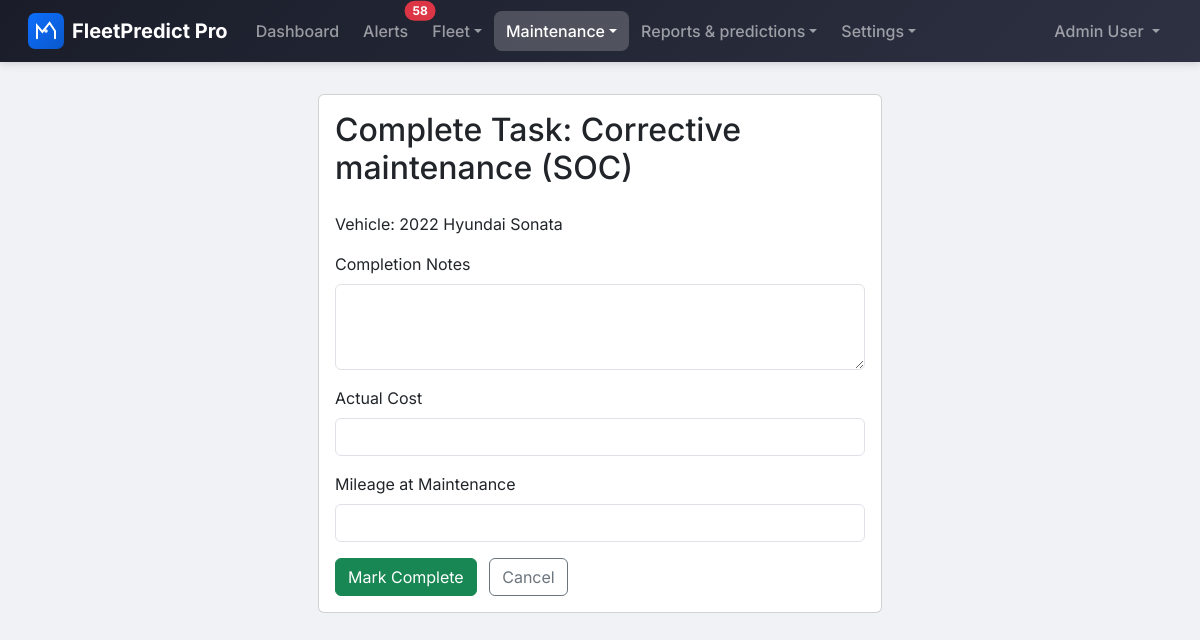
/maintenance/1/complete/ (signed in), run on the app's committed database.
### apps/users/models.py (models this page shows, shortened)
class User(AbstractBaseUser, PermissionsMixin):
    class Role(models.TextChoices):
        ADMINISTRATOR = 'administrator', 'Administrator'
        FLEET_MANAGER = 'fleet_manager', 'Fleet Manager'
        MECHANIC = 'mechanic', 'Mechanic'
        DRIVER = 'driver', 'Driver'
    email = models.EmailField(unique=True)
    first_name = models.CharField(max_length=150)
    last_name = models.CharField(max_length=150)
    role = models.CharField(
        max_length=20,
        choices=Role.choices,
        default=Role.DRIVER
    )
    is_active = models.BooleanField(default=True)
    is_staff = models.BooleanField(default=False)
    date_joined = models.DateTimeField(default=timezone.now)
    last_login = models.DateTimeField(null=True, blank=True)
    objects = UserManager()
    USERNAME_FIELD = 'email'
    REQUIRED_FIELDS = ['first_name', 'last_name']
    class Meta:
        verbose_name = 'User'
        verbose_name_plural = 'Users'
        ordering = ['-date_joined']
    def get_full_name(self):
        return f'{self.first_name} {self.last_name}'.strip()
    @property
    def is_driver(self):
        return self.role == self.Role.DRIVER
    def can_manage_vehicles(self):
        return self.role in [self.Role.ADMINISTRATOR, self.Role.FLEET_MANAGER]
    def can_manage_maintenance(self):
        return self.role in [
            self.Role.ADMINISTRATOR,
            self.Role.FLEET_MANAGER,
            self.Role.MECHANIC
        ]
    def can_view_reports(self):
        return self.role in [self.Role.ADMINISTRATOR, self.Role.FLEET_MANAGER]
    def can_manage_platform(self):
        return self.role == self.Role.ADMINISTRATOR

### apps/maintenance/models.py (models this page shows, shortened)
class MaintenanceTask(models.Model):
    class Type(models.TextChoices):
        PREVENTIVE = 'preventive', 'Preventive'
        CORRECTIVE = 'corrective', 'Corrective'
        INSPECTION = 'inspection', 'Inspection'
        EMERGENCY = 'emergency', 'Emergency'
    class Status(models.TextChoices):
        SCHEDULED = 'scheduled', 'Scheduled'
        IN_PROGRESS = 'in_progress', 'In Progress'
        COMPLETED = 'completed', 'Completed'
        CANCELLED = 'cancelled', 'Cancelled'
        OVERDUE = 'overdue', 'Overdue'
    class Priority(models.TextChoices):
        LOW = 'low', 'Low'
        MEDIUM = 'medium', 'Medium'
        HIGH = 'high', 'High'
        CRITICAL = 'critical', 'Critical'
    vehicle = models.ForeignKey(
        'vehicles.Vehicle',
        on_delete=models.CASCADE,
        related_name='maintenance_tasks'
    )
    assignee = models.ForeignKey(
        settings.AUTH_USER_MODEL,
        on_delete=models.SET_NULL,
        null=True,
        blank=True,
        related_name='assigned_tasks'
    )
    created_by = models.ForeignKey(
        settings.AUTH_USER_MODEL,
        on_delete=models.SET_NULL,
        null=True,
        related_name='created_tasks'
    )
    title = models.CharField(max_length=200)
    description = models.TextField(blank=True)
    maintenance_type = models.CharField(
        max_length=20,
        choices=Type.choices,
        default=Type.PREVENTIVE
    )
    scheduled_date = models.DateField()
    estimated_duration = models.PositiveIntegerField(
        null=True,
        blank=True,
        help_text='Estimated duration in minutes'
    )
    status = models.CharField(
        max_length=20,
        choices=Status.choices,
        default=Status.SCHEDULED
    )
    priority = models.CharField(
        max_length=20,
        choices=Priority.choices,
        default=Priority.MEDIUM
    )
    completion_date = models.DateField(null=True, blank=True)
    completion_notes = models.TextField(blank=True)
    estimated_cost = models.DecimalField(
        max_digits=10,
        decimal_places=2,
        null=True,
        blank=True
    )
    actual_cost = models.DecimalField(
        max_digits=10,
        decimal_places=2,
        null=True,
        blank=True
    )
    mileage_at_maintenance = models.PositiveIntegerField(
        null=True,
        blank=True,
        help_text='Vehicle mileage when maintenance was performed'
    )
    created_at = models.DateTimeField(auto_now_add=True)
    updated_at = models.DateTimeField(auto_now=True)
    class Meta:
        verbose_name = 'Maintenance Task'
        verbose_name_plural = 'Maintenance Tasks'
        ordering = ['-scheduled_date', '-created_at']

### apps/vehicles/models.py (models this page shows, shortened)
class Vehicle(models.Model):
    class Status(models.TextChoices):
        ACTIVE = 'active', 'Active'
        INACTIVE = 'inactive', 'Inactive'
        UNDER_MAINTENANCE = 'under_maintenance', 'Under Maintenance'
        RETIRED = 'retired', 'Retired'
    license_plate = models.CharField(max_length=20, unique=True)
    vin = models.CharField(
        max_length=17,
        unique=True,
        help_text='Vehicle Identification Number'
    )
    make = models.CharField(max_length=100)
    model = models.CharField(max_length=100)
    year = models.PositiveIntegerField()
    color = models.CharField(max_length=50, blank=True)
    vehicle_type = models.ForeignKey(
        VehicleType,
        on_delete=models.PROTECT,
        related_name='vehicles',
        null=True,
        blank=True
    )
    status = models.CharField(
        max_length=20,
        choices=Status.choices,
        default=Status.ACTIVE
    )
    current_mileage = models.PositiveIntegerField(
        default=0,
        help_text='Current mileage in kilometers'
    )
    fuel_type = models.CharField(max_length=50, blank=True)
    fuel_capacity = models.DecimalField(
        max_digits=6,
        decimal_places=2,
        null=True,
        blank=True,
        help_text='Fuel capacity in liters'
    )
    assigned_driver = models.ForeignKey(
        settings.AUTH_USER_MODEL,
        on_delete=models.SET_NULL,
        null=True,
        blank=True,
        related_name='assigned_vehicles',
        limit_choices_to={'role': 'driver'}
    )
    notes = models.TextField(blank=True)
    created_at = models.DateTimeField(auto_now_add=True)
    updated_at = models.DateTimeField(auto_now=True)
    created_by = models.ForeignKey(
        settings.AUTH_USER_MODEL,
        on_delete=models.SET_NULL,
        null=True,
        related_name='created_vehicles'
    )
    is_deleted = models.BooleanField(default=False)
    deleted_at = models.DateTimeField(null=True, blank=True)
    last_telemetry_at = models.DateTimeField(null=True, blank=True)
    class Meta:
        verbose_name = 'Vehicle'
        verbose_name_plural = 'Vehicles'
        ordering = ['-created_at']
    @property
    def display_name(self):
        return f'{self.year} {self.make} {self.model}'

### apps/maintenance/views.py (the view, shortened to what this page needs)
# urls.py: path('<int:pk>/complete/', MaintenanceTaskCompleteView.as_view(), name='task_complete'),
class MaintenanceTaskCompleteView(LoginRequiredMixin, CanManageMaintenanceMixin, View):
    def get(self, request, pk):
        task = get_object_or_404(MaintenanceTask, pk=pk)
        if task.status == MaintenanceTask.Status.COMPLETED:
            messages.warning(request, 'Task is already completed.')
            return redirect('maintenance:task_detail', pk=pk)
        form = MaintenanceTaskCompleteForm()
        return render(request, 'maintenance/task_complete.html', {'task': task, 'form': form})

### apps/maintenance/forms.py
class MaintenanceTaskCompleteForm(forms.Form):
    completion_notes = forms.CharField(
        widget=forms.Textarea(attrs={'class': 'form-control', 'rows': 3}),
        required=False
    )
    actual_cost = forms.DecimalField(
        max_digits=10,
        decimal_places=2,
        required=False,
        widget=forms.NumberInput(attrs={'class': 'form-control', 'step': '0.01'})
    )
    mileage_at_maintenance = forms.IntegerField(
        required=False,
        widget=forms.NumberInput(attrs={'class': 'form-control'})
    )

### apps/maintenance/views.py (called while the page is built)
    def test_func(self):
        return self.request.user.is_authenticated and self.request.user.can_manage_maintenance()

### fleetpredict/context_processors.py (called while the page is built)
def alerts_unread_count(request):
    out = {'alerts_unread_count': 0}
    if not getattr(request, 'user', None) or not request.user.is_authenticated:
        return out
    user = request.user
    vehicle_ids = Vehicle.objects.filter(is_deleted=False)
    if user.is_driver:
        vehicle_ids = vehicle_ids.filter(assigned_driver=user)
    vehicle_ids = list(vehicle_ids.values_list('id', flat=True))
    if not vehicle_ids:
        return out
    out['alerts_unread_count'] = VehicleAlert.objects.filter(
        vehicle_id__in=vehicle_ids,
        read_at__isnull=True,
    ).count()
    return out

### templates/maintenance/task_complete.html (shortened to what this page needs)
{% extends "base.html" %}
{% block content %}
<div class="row justify-content-center">
    <div class="col-md-6">
        <div class="card">
            <div class="card-body">
                <h2 class="card-title mb-4">Complete Task: {{ task.title }}</h2>
                <p>Vehicle: {{ task.vehicle.display_name }}</p>
                <form method="post" action="">
                    <div class="mb-3">
                        <label for="id_completion_notes" class="form-label">Completion Notes</label>
                        {{ form.completion_notes }}
                    </div>
                    <div class="mb-3">
                        <label for="id_actual_cost" class="form-label">Actual Cost</label>
                        {{ form.actual_cost }}
                    </div>
                    <div class="mb-3">
                        <label for="id_mileage_at_maintenance" class="form-label">Mileage at Maintenance</label>
                        {{ form.mileage_at_maintenance }}
                    </div>
                    <button type="submit" class="btn btn-success">Mark Complete</button>
                    <a href="{% url 'maintenance:task_detail' task.pk %}" class="btn btn-outline-secondary ms-2">Cancel</a>
                </form>
            </div>
        </div>
    </div>
</div>
{% endblock %}

### templates/base.html (shortened to what this page needs)
{% load static %}
<!DOCTYPE html>
<html lang="en">
<head>
    <link href="https://cdn.jsdelivr.net/npm/bootstrap@5.3/dist/css/bootstrap.min.css" rel="stylesheet">
    <link rel="stylesheet" href="https://cdn.jsdelivr.net/npm/bootstrap-icons@1.11.3/font/bootstrap-icons.min.css">
    <link href="{% static 'css/styles.css' %}" rel="stylesheet">
</head>
<body>
    <nav class="navbar navbar-expand-lg navbar-dark navbar-fp">
        <div class="container-fluid">
            <a class="navbar-brand" href="{% url 'dashboard:index' %}">
                <img src="{% static 'img/logo.svg' %}" alt="" class="fp-logo"> <span>FleetPredict Pro</span>
            </a>
            <div class="collapse navbar-collapse" id="navbarNav">
                <ul class="navbar-nav me-auto">
                    {% if user.is_authenticated %}
                    <li class="nav-item">
                        <a class="nav-link {% if request.resolver_match.namespace == 'dashboard' and request.resolver_match.url_name == 'index' %}active{% endif %}" href="{% url 'dashboard:index' %}">Dashboard</a>
                    </li>
                    <li class="nav-item">
                        <a class="nav-link position-relative {% if request.resolver_match.url_name == 'alerts' %}active{% endif %}" href="{% url 'dashboard:alerts' %}">Alerts{% if alerts_unread_count %}<span class="position-absolute top-0 start-100 translate-middle badge rounded-pill bg-danger">{{ alerts_unread_count }}</span>{% endif %}</a>
                    </li>
                    {% if user.can_manage_vehicles %}
                    <li class="nav-item dropdown">
                        <a class="nav-link dropdown-toggle {% if request.resolver_match.namespace == 'vehicles' %}active{% endif %}" href="#" id="navFleet" role="button" data-bs-toggle="dropdown" aria-expanded="false">Fleet</a>
                    </li>
                    {% else %}
                    <li class="nav-item">
                        <a class="nav-link {% if request.resolver_match.namespace == 'vehicles' %}active{% endif %}" href="{% url 'vehicles:vehicle_list' %}">Vehicles</a>
                    </li>
                    {% endif %}
                    <li class="nav-item dropdown">
                        <a class="nav-link dropdown-toggle {% if request.resolver_match.namespace == 'maintenance' %}active{% endif %}" href="#" id="navMaintenance" role="button" data-bs-toggle="dropdown" aria-expanded="false">Maintenance</a>
                    </li>
                    {% if user.can_view_reports %}
                    <li class="nav-item dropdown">
                        <a class="nav-link dropdown-toggle " href="#" id="navReports" role="button" data-bs-toggle="dropdown" aria-expanded="false">Reports &amp; predictions</a>
                    </li>
                    {% endif %}
                    {% if user.can_manage_vehicles or user.can_manage_platform %}
                    <li class="nav-item dropdown">
                        <a class="nav-link dropdown-toggle " href="#" id="navSettings" role="button" data-bs-toggle="dropdown" aria-expanded="false">Settings</a>
                    </li>
                    {% endif %}
                    {% endif %}
                </ul>
                <ul class="navbar-nav">
                    {% if user.is_authenticated %}
                    <li class="nav-item dropdown">
                        <a class="nav-link dropdown-toggle" href="#" id="userDropdown" role="button" data-bs-toggle="dropdown" aria-expanded="false">
                            {{ user.get_full_name|default:user.email }}
                        </a>
                    </li>
                    {% endif %}
                </ul>
            </div>
        </div>
    </nav>
    <main class="container-fluid" id="main-content">
        {% block content %}{% endblock %}
    </main>
</body>
</html>

### static/css/styles.css (style rules this page uses)
:root { --fp-primary: #0d6efd; --fp-primary-dark: #0a58ca; --fp-secondary: #6c757d; --fp-success: #198754; --fp-warning: #ffc107; --fp-danger: #dc3545; --fp-info: #0dcaf0; --fp-light: #f8f9fa; --fp-dark: #212529; --fp-body-bg: #f0f2f5; --fp-card-shadow: 0 0.125rem 0.25rem rgba(0, 0, 0, 0.075); --fp-card-shadow-hover: 0 0.5rem 1rem rgba(0, 0, 0, 0.1); --fp-navbar: linear-gradient(135deg, #1a1d29 0%, #2d3142 100%); --fp-radius: 0.5rem; --fp-radius-lg: 0.75rem; --fp-sidebar-width: 16rem; --fp-spacing-xs: 0.25rem; --fp-spacing-sm: 0.5rem; --fp-spacing-md: 1rem; --fp-spacing-lg: 1.5rem; --fp-spacing-xl: 2rem; --fp-text-xs: 0.75rem; --fp-text-sm: 0.875rem; --fp-text-base: 1rem; --fp-text-lg: 1.125rem; --fp-text-xl: 1.25rem; --fp-focus-ring: 0 0 0 0.2rem rgba(13, 110, 253, 0.4); }
* { box-sizing: border-box; }
body { background: var(--fp-body-bg); color: var(--fp-dark); font-family: "Inter", -apple-system, BlinkMacSystemFont, "Segoe UI", Roboto, sans-serif; min-height: 100vh; line-height: 1.5; }
.navbar-fp { background: var(--fp-navbar) !important; box-shadow: 0 2px 8px rgba(0, 0, 0, 0.15); padding: 0.5rem 1rem; }
.navbar-fp .navbar-brand { font-weight: 700; font-size: 1.25rem; display: flex; align-items: center; gap: 0.5rem; color: #fff !important; }
.navbar-fp .nav-link { font-weight: 500; padding: 0.5rem 0.75rem !important; border-radius: var(--fp-radius); transition: background 0.2s; }
.navbar-fp .nav-link.active { background: rgba(255, 255, 255, 0.2); color: #fff !important; }
.fp-logo { width: 36px; height: 36px; flex-shrink: 0; }
main.container-fluid { max-width: 1400px; margin-left: auto; margin-right: auto; padding: 1.5rem 1rem; }
@media (min-width: 768px) { main.container-fluid { padding: 2rem 1.5rem; } }

### data on the page
User: get_full_name "Admin User"
MaintenanceTask: title "Corrective maintenance (SOC)", vehicle.display_name "2022 Hyundai Sonata"

### other printed values
{{ alerts_unread_count }} "58"
